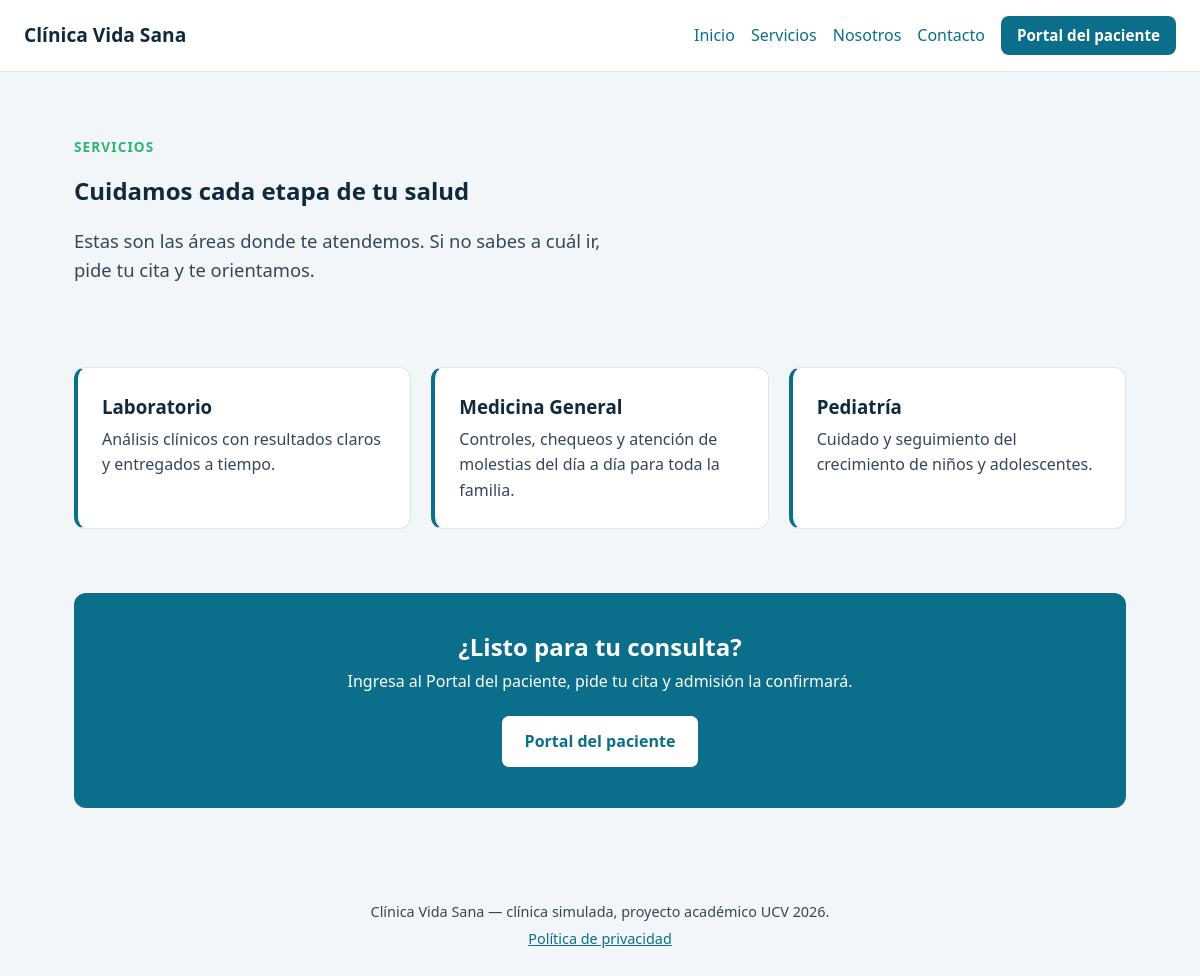
Page /servicios.php on the committed database.
### tables this page shows
CREATE TABLE areas (
    id          INT UNSIGNED NOT NULL AUTO_INCREMENT,
    nombre      VARCHAR(80)  NOT NULL,
    descripcion VARCHAR(255) NULL,
    publica     TINYINT(1)   NOT NULL DEFAULT 1,
    PRIMARY KEY (id),
    UNIQUE KEY uq_areas_nombre (nombre)
);

### app/core/helpers.php (called while the page is built, shortened)
<?php
function config(string $clave, $por_defecto = null)
{
    static $config = null;
    if ($config === null) {
        $archivo = __DIR__ . '/../../config/config.php';
        if (!file_exists($archivo)) {
            $archivo = __DIR__ . '/../../config/config.example.php';
        }
        $config = require $archivo;
    }
    return $config[$clave] ?? $por_defecto;
}
function e($texto): string
{
    return htmlspecialchars((string) $texto, ENT_QUOTES, 'UTF-8');
}
function url(string $ruta = '/'): string
{
    return rtrim(config('base_url', ''), '/') . '/' . ltrim($ruta, '/');
}

### config/config.example.php (called while the page is built)
<?php
return [
    'base_url' => '/clinica-vida-sana/public',
    'debug' => true,
    'db' => [
        'host'     => 'localhost',
        'nombre'   => 'clinica_vida_sana',
        'usuario'  => 'root',
        'password' => '',
        'charset'  => 'utf8mb4',
    ],
];

### app/core/auth.php (called while the page is built, shortened)
<?php
require_once __DIR__ . '/helpers.php';
require_once __DIR__ . '/db.php';
function usuario_actual(): ?array
{
    return $_SESSION['usuario'] ?? null;
}

### app/core/db.php (called while the page is built, shortened)
<?php
require_once __DIR__ . '/helpers.php';
function db(): PDO
{
    static $pdo = null;
    $datos = config('db');
    $dsn = 'mysql:host=' . $datos['host']
         . ';dbname=' . $datos['nombre']
         . ';charset=' . $datos['charset'];
    try {
        $pdo = new PDO($dsn, $datos['usuario'], $datos['password'], [
            PDO::ATTR_ERRMODE            => PDO::ERRMODE_EXCEPTION,
            PDO::ATTR_DEFAULT_FETCH_MODE => PDO::FETCH_ASSOC,
            PDO::ATTR_EMULATE_PREPARES   => false,
        ]);
        $pdo->exec("SET time_zone = '-05:00'");
    } catch (PDOException $error) {
        if (config('debug', false)) {
            http_response_code(500);
            exit('Error de conexión: ' . e($error->getMessage()));
        }
        error_log('Error de conexión a la base de datos: ' . $error->getMessage());
        mostrar_error(500);
    }
    return $pdo;
}

### public/servicios.php (the view, shortened to what this page needs)
<?php
require_once __DIR__ . '/../app/core/db.php';
$consulta = db()->prepare(
    'SELECT nombre, descripcion FROM areas WHERE publica = 1 ORDER BY nombre'
);
$consulta->execute();
$areas = $consulta->fetchAll();
require __DIR__ . '/../app/layout/publico_header.php';
?>
<section class="seccion">
    <p class="etiqueta">Servicios</p>
    <h1>Cuidamos cada etapa de tu salud</h1>
    <p class="portada-bajada">
        Estas son las áreas donde te atendemos. Si no sabes a cuál ir,
        pide tu cita y te orientamos.
    </p>
</section>
<section class="seccion">
    <?php if (count($areas) === 0): ?>
        <p>Pronto publicaremos nuestros servicios.</p>
    <?php else: ?>
        <div class="rejilla-3">
            <?php foreach ($areas as $area): ?>
                <article class="servicio">
                    <h3><?= e($area['nombre']) ?></h3>
                    <p><?= e($area['descripcion']) ?></p>
                </article>
            <?php endforeach; ?>
        </div>
    <?php endif; ?>
</section>
<section class="llamado">
    <h2>¿Listo para tu consulta?</h2>
    <p>Ingresa al Portal del paciente, pide tu cita y admisión la confirmará.</p>
    <a class="boton boton-claro" href="<?= e(url('/login.php')) ?>">Portal del paciente</a>
</section>
<?php require __DIR__ . '/../app/layout/publico_footer.php'; ?>

### app/layout/publico_header.php (shortened to what this page needs)
<?php
require_once __DIR__ . '/../core/auth.php';
$sesion_publica = isset($_COOKIE[session_name()]) ? usuario_actual() : null;
?>
<!DOCTYPE html>
<html lang="es">
<head>
    <link rel="stylesheet" href="<?= e(url('/assets/css/base.css')) ?>">
</head>
<body>
<header class="cabecera">
    <a class="marca" href="<?= e(url('/')) ?>">Clínica Vida Sana</a>
    <nav class="menu">
        <a href="<?= e(url('/')) ?>">Inicio</a>
        <a href="<?= e(url('/servicios.php')) ?>">Servicios</a>
        <a href="<?= e(url('/nosotros.php')) ?>">Nosotros</a>
        <a href="<?= e(url('/contacto.php')) ?>">Contacto</a>
        <?php if ($sesion_publica !== null): ?>
            <a class="boton boton-chico"
               href="<?= e(url(ruta_inicio_por_rol($sesion_publica['rol']))) ?>">Mi cuenta</a>
        <?php else: ?>
            <a class="boton boton-chico" href="<?= e(url('/login.php')) ?>">Portal del paciente</a>
        <?php endif; ?>
    </nav>
</header>
<main class="contenido">

### app/layout/publico_footer.php
</main>
<footer class="pie">
    <p>Clínica Vida Sana &mdash; clínica simulada, proyecto académico UCV 2026.</p>
    <p><a href="<?= e(url('/privacidad.php')) ?>">Política de privacidad</a></p>
</footer>
</body>
</html>

### public/assets/css/base.css (style rules this page uses)
:root { --color-principal: #0B6E8A; --color-titulos: #0F2A3D; --color-fondo: #F3F6F8; --color-acento: #2BB673; --color-blanco: #FFFFFF; --color-texto: #33475B; --fuente-texto: system-ui, -apple-system, "Segoe UI", sans-serif; --ancho-maximo: 1100px; }
* { box-sizing: border-box; }
body { margin: 0; font-family: var(--fuente-texto); color: var(--color-texto); background: var(--color-fondo); line-height: 1.6; }
h1, h2, h3 { color: var(--color-titulos); line-height: 1.2; }
a { color: var(--color-principal); }
.cabecera { display: flex; justify-content: space-between; align-items: center; padding: 1rem 1.5rem; background: var(--color-blanco); border-bottom: 1px solid #DDE5EA; }
.marca { font-weight: 700; font-size: 1.2rem; color: var(--color-titulos); text-decoration: none; }
.menu a { margin-left: 1rem; text-decoration: none; }
.contenido { max-width: var(--ancho-maximo); margin: 0 auto; padding: 2rem 1.5rem; }
.pie { padding: 1.5rem; text-align: center; font-size: 0.9rem; }
.cabecera { flex-wrap: wrap; gap: 0.5rem 1rem; }
.menu { display: flex; flex-wrap: wrap; align-items: center; gap: 0.25rem 1rem; }
.menu a { margin-left: 0; }
.boton { display: inline-block; padding: 0.8rem 1.4rem; border-radius: 8px; background: var(--color-principal); color: var(--color-blanco); font-weight: 600; text-decoration: none; }
.boton-claro { background: var(--color-blanco); color: var(--color-principal); border: 1px solid var(--color-principal); }
.boton-chico { padding: 0.45rem 1rem; font-size: 0.95rem; }
.etiqueta { margin: 0 0 0.5rem; color: var(--color-acento); font-weight: 700; letter-spacing: 0.08em; text-transform: uppercase; font-size: 0.85rem; }
.portada-bajada { max-width: 34rem; font-size: 1.15rem; }
.seccion { padding: 2rem 0; }
.rejilla-3 { display: grid; grid-template-columns: repeat(3, 1fr); gap: 1.25rem; }
.punto, .servicio { padding: 1.5rem; background: var(--color-blanco); border: 1px solid #DDE5EA; border-radius: 12px; }
.punto h3, .servicio h3 { margin: 0.25rem 0 0.5rem; }
.punto p, .servicio p { margin: 0; }
.servicio { border-left: 4px solid var(--color-principal); }
.llamado { margin: 2rem 0; padding: 2.5rem 1.5rem; text-align: center; background: var(--color-principal); color: var(--color-blanco); border-radius: 12px; }
.llamado h2 { margin: 0 0 0.5rem; color: var(--color-blanco); }
.llamado p { margin: 0 0 1.25rem; }
.punto, .servicio { transition: transform 0.25s ease, box-shadow 0.25s ease; }
.pie p { margin: 0.25rem 0; }

### rows in the picture
areas: nombre "Laboratorio", descripcion "Análisis clínicos con resultados claros y entregados a tiempo."
areas: nombre "Medicina General", descripcion "Controles, chequeos y atención de molestias del día a día para toda la familia."
areas: nombre "Pediatría", descripcion "Cuidado y seguimiento del crecimiento de niños y adolescentes."
